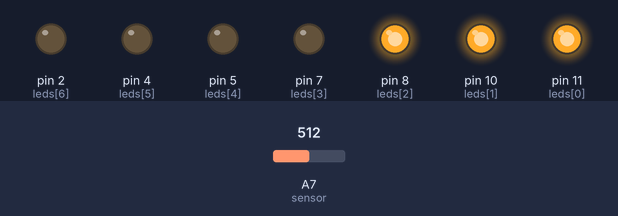
A sketch run on a simulated Arduino Nano, built with avr-gcc and run on an emulated ATmega328P. On the bench: output pins drawn as LEDs (lit = HIGH). The inputs (shaded band) are chosen by the test bench; at power-on: A7 (sensor) = 512.

Above: at 1.2 s.
1.3 s: A7 (sensor) set to 570
2.8 s: A7 (sensor) set to 597
At 3.1 s:
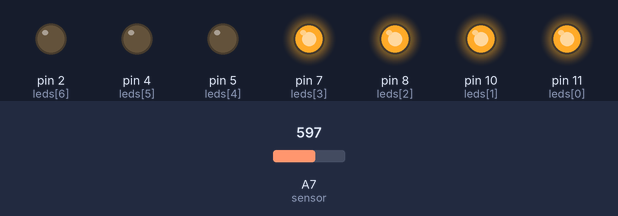
4.3 s: A7 (sensor) set to 306
At 5.4 s:
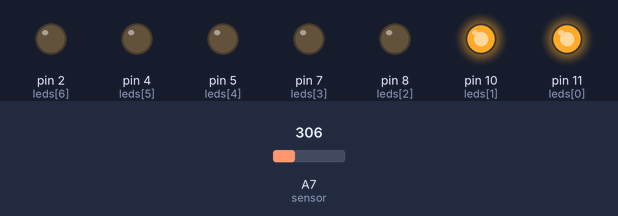
5.8 s: A7 (sensor) set to 277
At 6.6 s:
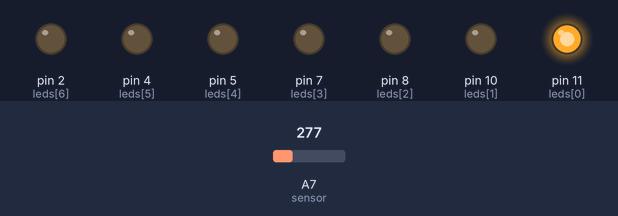
7.3 s: A7 (sensor) set to 153
8.8 s: A7 (sensor) set to 138
At 10.1 s:
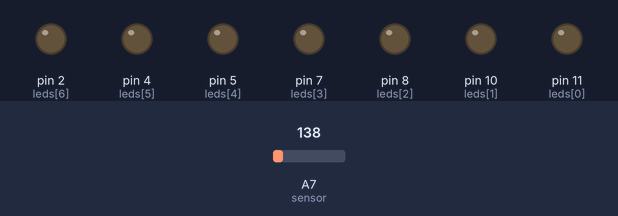
Timing chart, 0 to 11.3 s (numbered marks = the images above; inputs shaded):
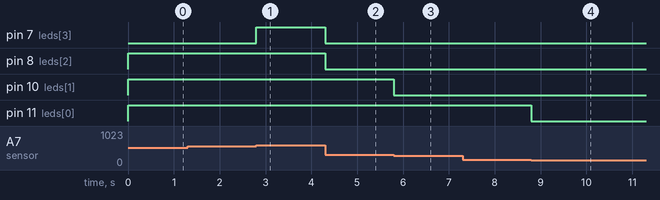

The sketch:

07PotenzioPegel.ino
```cpp
int sensor = A7;
int n = 7;
int leds[] = {11, 10, 8, 7, 5, 4, 2};


void setup() {
  // put your setup code here, to run once:
  for (int i = 0; i < n; i++) {
    pinMode(leds[i], OUTPUT);
  }
}

void loop() {
  // put your main code here, to run repeatedly:
  int s = analogRead(sensor);
  int p = map(s, 0, 1023.5, 0, n);

  for (int i = 0; i < n; i++) {
    if(i < p) {
      digitalWrite(leds[i], HIGH);
    }
    else {
      digitalWrite(leds[i], LOW);
    }
  }
}
```

Measured:
- the behaviour switches between 584 and 585 on A7 (sensor) (found by bisection; images 0 and 1)
- the behaviour switches between 293 and 292 on A7 (sensor) (found by bisection; images 2 and 3)
- the behaviour switches between 147 and 146 on A7 (sensor) (found by bisection; images 3 and 4)
- after the input at 1.3 s, every drawn part: stays the same
- after the input at 2.8 s, pin 7 (leds[3]): LOW → HIGH at once
- after the input at 4.3 s, pin 7 (leds[3]), pin 8 (leds[2]): HIGH → LOW at once
- after the input at 5.8 s, pin 10 (leds[1]): HIGH → LOW at once
- after the input at 7.3 s, every drawn part: stays the same
- after the input at 8.8 s, pin 11 (leds[0]): HIGH → LOW at once
